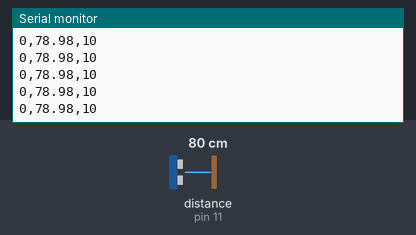
The sketch below on a simulated Arduino Uno, built with avr-gcc and run on an emulated ATmega328P. Parts: the last lines printed to the serial monitor. Wiring (inferred from the names in the program): ultrasonic range finder: trigger pin 12; echo pin 11. Inputs (shaded band) come from the test bench; at power-on: distance to the obstacle (sensor on pin 11) 80 cm. The echo pulse lasts 58.3 µs per cm.

Above: at 1.2 s.
1.3 s: distance to the obstacle (sensor on pin 11) set to 4 cm
At 2.2 s:
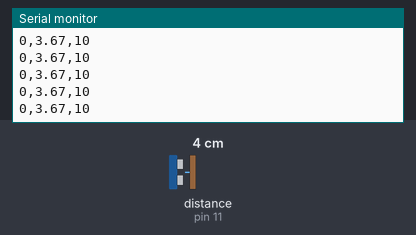
4.3 s: distance to the obstacle (sensor on pin 11) set to 2 cm
At 5.4 s:
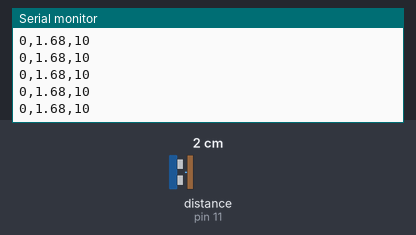
Timing chart, 0 to 7.3 s (numbered marks = the images above; inputs shaded):
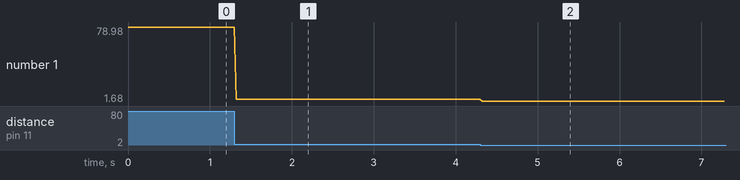

Measured:
- after the input at 1.3 s, the serial monitor: prints a new line at once (image 1)
- after the input at 4.3 s, the serial monitor: prints a new line at once (image 2)
- plotted number 1: 78.98 → 3.67 after the input at 1.3 s, 3.67 → 1.68 after the input at 4.3 s

The sketch:

Measure_Distance.ino
```cpp
const int triggerPin = 12;
const int echoPin = 11;

void setup() {
  pinMode(triggerPin, OUTPUT);
  pinMode(echoPin, INPUT);
  Serial.begin(9600);
}

void loop() {
  digitalWrite(triggerPin, LOW);
  delayMicroseconds(10);
  digitalWrite(triggerPin, HIGH);
  delayMicroseconds(10);
  digitalWrite(triggerPin, LOW);

  int pingTravelTime = pulseIn(echoPin, HIGH);
  float distance = (0.034 * pingTravelTime) / 2;

  Serial.print(0);
  Serial.print(",");
  Serial.print(distance);
  Serial.print(",");
  Serial.println(10);
  delay(25);
}
```
